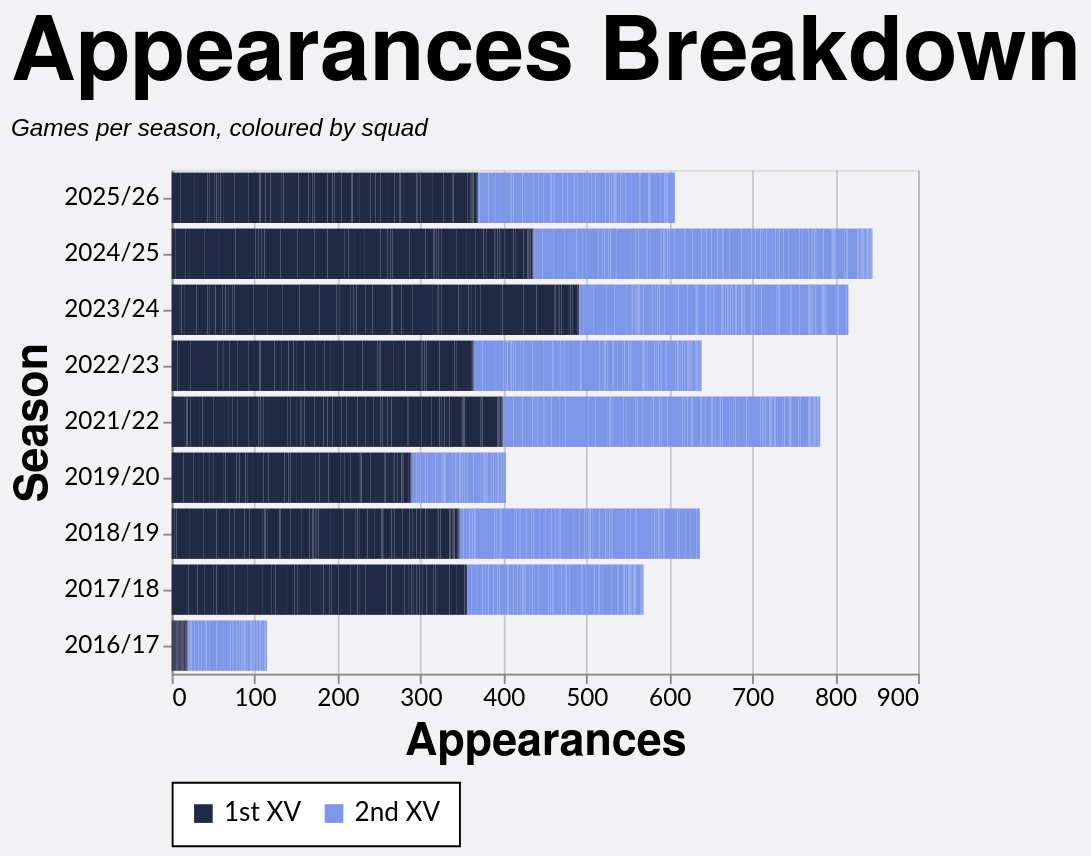

This figure's Vega-Lite source:
### Vega-Lite specification from a JSON file in a GitHub repository (floating-point values rounded to 4 significant figures; data arrays with more than 128 entries replaced by an {"elided": "..."} marker saying what was removed)
{"config": {"axis": {"labelFont": "Lato, sans-serif", "titleFont": "PT Sans Narrow, Helvetica Neue, Helvetica, Arial, sans-serif", "labelFontSize": 13, "titleFontSize": 24, "gridColor": "#202947", "gridOpacity": 0.2}, "header": {"labelFont": "PT Sans Narrow, Helvetica Neue, Helvetica, Arial, sans-serif", "titleFont": "PT Sans Narrow, Helvetica Neue, Helvetica, Arial, sans-serif", "labelFontSize": 24, "titleFontSize": 28, "labelFontWeight": "bold", "orient": "left"}, "legend": {"labelFont": "Lato, sans-serif", "titleFont": "PT Sans Narrow, Helvetica Neue, Helvetica, Arial, sans-serif", "labelFontSize": 14, "titleFontSize": 16, "titlePadding": 5, "fillColor": "white", "strokeColor": "black", "padding": 10, "titleFontWeight": "lighter", "titleFontStyle": "italic", "titleColor": "gray", "offset": 10}, "title": {"font": "PT Sans Narrow, Helvetica Neue, Helvetica, Arial, sans-serif", "fontSize": 48, "fontWeight": "bold", "anchor": "start", "align": "center", "titlePadding": 20, "subtitlePadding": 10, "subtitleFontSize": 13, "subtitleColor": "", "subtitleFontStyle": "italic", "offset": 15, "color": "black"}, "axisX": {"labelAngle": 0}, "facet": {"title": null, "header": null, "align": {"row": "each", "column": "each"}}, "resolve": {"scale": {"y": "independent", "facet": "independent"}}, "background": "#f2f1f4"}, "data": {"name": "data-065c402405fc1ea7180b8bf7068cd4fc"}, "mark": {"type": "bar"}, "encoding": {"color": {"field": "color_value", "legend": {"orient": "bottom", "title": null}, "scale": {"range": ["#202946", "#7d96e8", "#99151520"]}, "sort": ["1st XV", "2nd XV", "Unknown"], "type": "nominal"}, "tooltip": [{"field": "player", "title": "Player", "type": "nominal"}, {"field": "season", "title": "Season", "type": "nominal"}, {"field": "color_value", "title": "Group", "type": "nominal"}, {"aggregate": "sum", "field": "apps", "title": "Appearances", "type": "quantitative"}], "x": {"aggregate": "sum", "field": "apps", "title": "Appearances", "type": "quantitative"}, "y": {"field": "season", "sort": {"field": "season_sort", "op": "max", "order": "descending"}, "title": "Season", "type": "nominal"}}, "height": {"step": 30}, "title": {"text": "Appearances Breakdown", "subtitle": "Games per season, coloured by squad"}, "width": 400, "$schema": "https://vega.github.io/schema/vega-lite/v5.20.1.json", "datasets": {"data-065c402405fc1ea7180b8bf7068cd4fc": {"elided": "2466 records"}}}
